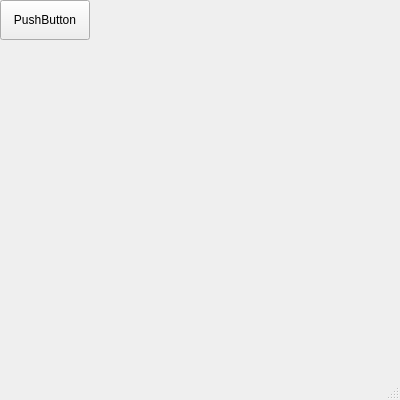
<?xml version="1.0" encoding="UTF-8"?>
<ui version="4.0">
 <class>MainWindow</class>
 <widget class="QMainWindow" name="MainWindow">
  <property name="geometry">
   <rect>
    <x>0</x>
    <y>0</y>
    <width>400</width>
    <height>400</height>
   </rect>
  </property>
  <property name="windowTitle">
   <string>MainWindow</string>
  </property>
  <widget class="QWidget" name="centralwidget">
   <widget class="QPushButton" name="btn">
    <property name="geometry">
     <rect>
      <x>0</x>
      <y>0</y>
      <width>90</width>
      <height>40</height>
     </rect>
    </property>
    <property name="autoFillBackground">
     <bool>false</bool>
    </property>
    <property name="text">
     <string>PushButton</string>
    </property>
    <property name="checkable">
     <bool>false</bool>
    </property>
    <property name="checked">
     <bool>false</bool>
    </property>
   </widget>
  </widget>
  <widget class="QMenuBar" name="menubar">
   <property name="geometry">
    <rect>
     <x>0</x>
     <y>0</y>
     <width>400</width>
     <height>21</height>
    </rect>
   </property>
  </widget>
  <widget class="QStatusBar" name="statusbar"/>
 </widget>
 <resources/>
 <connections/>
</ui>
